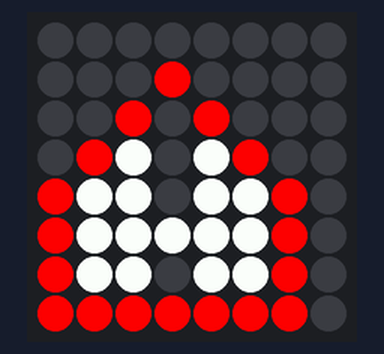
Bench run of a program on a simulated Raspberry Pi (BCM pin numbers) with a Sense HAT. Parts: the Sense HAT's 8×8 RGB LED matrix.

Above: at 0.1 s.

The program:

SenseHatBlink.02.py
```python
#!/usr/bin/python
#
# Drawing a matrix on the screen.
# Seems more efficient (and easy) to display a png with sense.load_image...
#
# import sys
import time

from sense_hat import SenseHat

sense = SenseHat()

ON = [255, 255, 255]
OFF = [0, 0, 0]

RED = [255, 0, 0]
WHITE = [255, 255, 255]
BLACK = [0, 0, 0]

# Led matrix is 8x8
BANG_SIGN = [
  BLACK, BLACK, BLACK, BLACK, BLACK, BLACK, BLACK, BLACK,
  BLACK, BLACK, BLACK, RED,   BLACK, BLACK, BLACK, BLACK,
  BLACK, BLACK, RED,   BLACK, RED,   BLACK, BLACK, BLACK,
  BLACK, RED,   WHITE, BLACK, WHITE, RED,   BLACK, BLACK,
  RED,   WHITE, WHITE, BLACK, WHITE, WHITE, RED,   BLACK,
  RED,   WHITE, WHITE, WHITE, WHITE, WHITE, RED,   BLACK,
  RED,   WHITE, WHITE, BLACK, WHITE, WHITE, RED,   BLACK,
  RED,   RED,   RED,   RED,   RED,   RED,   RED,   BLACK
]

# msleep = lambda x: time.sleep(x / 1000.0). # This is a nice one.

sense.set_rotation(90)  # Rotate display if needed

try:
  while True:
    sense.set_pixels(BANG_SIGN)
    time.sleep(1)
    sense.clear(OFF)
    time.sleep(1)
except KeyboardInterrupt:
  sense.clear()  # to clear the LED matrix

print("Exiting SenseHatBlink.02.py")
print("Bye now!")
```
